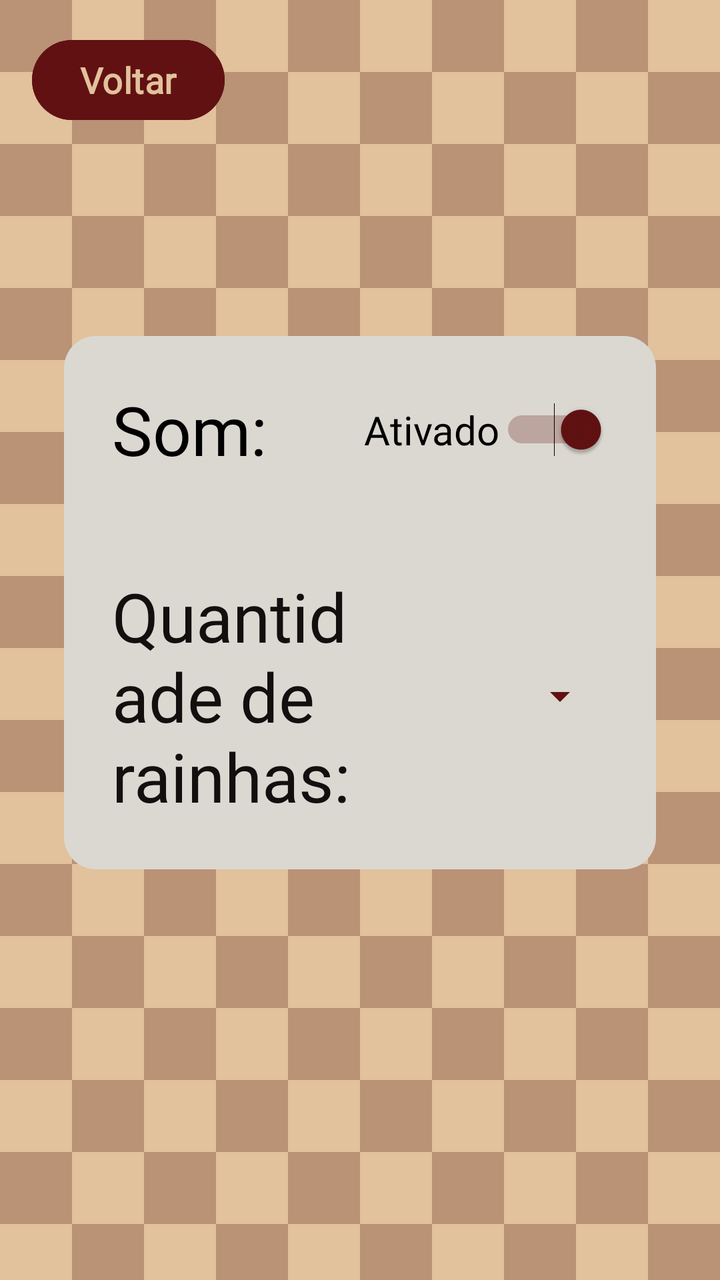
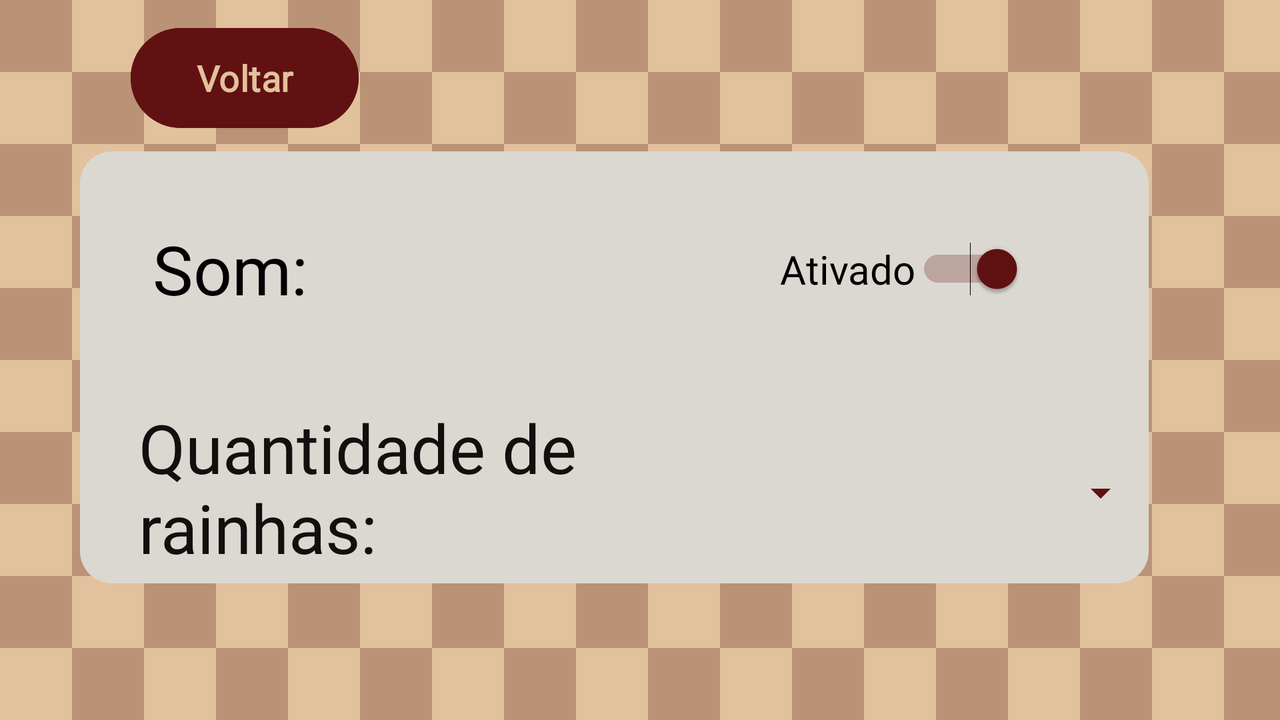

An Android layout and its configuration variant, each rendered on a device that would load it. The default file and the variant file are quoted in full after the pictures.
<!-- AndroidManifest.xml: application theme Theme.NRainhas -->
<!-- res/layout/activity_tela_configs.xml -->
<?xml version="1.0" encoding="utf-8"?>
<androidx.constraintlayout.widget.ConstraintLayout xmlns:android="http://schemas.android.com/apk/res/android"
    xmlns:app="http://schemas.android.com/apk/res-auto"
    xmlns:tools="http://schemas.android.com/tools"
    android:layout_width="match_parent"
    android:layout_height="match_parent"
    android:background="@drawable/fundo"
    tools:context=".TelaConfigs">

    <Button
        android:id="@+id/btnVoltar"
        android:layout_width="wrap_content"
        android:layout_height="wrap_content"
        android:layout_marginStart="16dp"
        android:layout_marginTop="16dp"
        android:backgroundTint="@color/vinho"
        android:fontFamily="@font/almendra"
        android:text="@string/Voltar"
        android:textColor="@color/bege"
        android:textSize="18sp"
        android:textStyle="bold"
        app:layout_constraintStart_toStartOf="parent"
        app:layout_constraintTop_toTopOf="parent" />

    <androidx.constraintlayout.widget.ConstraintLayout
        android:id="@+id/card_configs"
        android:layout_width="0dp"
        android:layout_height="wrap_content"
        android:layout_marginStart="32dp"
        android:layout_marginEnd="32dp"
        android:background="@drawable/card_background"
        android:padding="24dp"
        app:layout_constraintBottom_toBottomOf="parent"
        app:layout_constraintEnd_toEndOf="parent"
        app:layout_constraintStart_toStartOf="parent"
        app:layout_constraintTop_toTopOf="parent"
        app:layout_constraintVertical_bias="0.45">

        <TextView
            android:id="@+id/textView4"
            android:layout_width="0dp"
            android:layout_height="wrap_content"
            android:fontFamily="@font/almendra"
            android:text="@string/som"
            android:textColor="@color/black"
            android:textSize="34sp"
            app:layout_constraintEnd_toStartOf="@+id/swSom"
            app:layout_constraintHorizontal_chainStyle="spread_inside"
            app:layout_constraintStart_toStartOf="parent"
            app:layout_constraintTop_toTopOf="parent" />

        <Switch
            android:id="@+id/swSom"
            android:layout_width="wrap_content"
            android:layout_height="wrap_content"
            android:checked="true"
            android:fontFamily="@font/almendra"
            android:text="@string/ativar"
            android:textColor="@color/black"
            android:textSize="20sp"
            android:thumbTint="@color/vinho"
            android:trackTint="@color/vinho"
            app:layout_constraintBottom_toBottomOf="@+id/textView4"
            app:layout_constraintEnd_toEndOf="parent"
            app:layout_constraintStart_toEndOf="@+id/textView4"
            app:layout_constraintTop_toTopOf="@+id/textView4" />

        <TextView
            android:id="@+id/textView5"
            android:layout_width="0dp"
            android:layout_height="wrap_content"
            android:layout_marginTop="48dp"
            android:fontFamily="@font/almendra"
            android:text="@string/qtdRainhas"
            android:textColor="@color/preto"
            android:textSize="34sp"
            app:layout_constraintEnd_toStartOf="@+id/spQtdRainhas"
            app:layout_constraintHorizontal_chainStyle="spread_inside"
            app:layout_constraintStart_toStartOf="parent"
            app:layout_constraintTop_toBottomOf="@+id/textView4" />

        <Spinner
            android:id="@+id/spQtdRainhas"
            android:layout_width="0dp"
            android:layout_height="wrap_content"
            android:backgroundTint="@color/vinho"
            app:layout_constraintBottom_toBottomOf="@+id/textView5"
            app:layout_constraintEnd_toEndOf="parent"
            app:layout_constraintStart_toEndOf="@+id/textView5"
            app:layout_constraintTop_toTopOf="@+id/textView5" />

    </androidx.constraintlayout.widget.ConstraintLayout>

</androidx.constraintlayout.widget.ConstraintLayout>
<!-- resources referenced by this layout -->
<resources>
  <color name="bege">#e2c19d</color>
  <color name="black">#FF000000</color>
  <color name="preto">#11100f</color>
  <color name="vinho">#611112</color>
  <!-- drawable card_background (drawable) -->
  <?xml version="1.0" encoding="utf-8"?>
  <shape xmlns:android="http://schemas.android.com/apk/res/android"
      android:shape="rectangle">
      <solid android:color="@color/bege_claro" /> <corners android:radius="16dp" /> </shape>
  <!-- drawable fundo: png bitmap (drawable, 15092 bytes) -->
  <string name="Voltar">Voltar</string>
  <string name="ativar">Ativado</string>
  <string name="qtdRainhas">Quantidade de rainhas: </string>
  <string name="som">Som: </string>
  <style name="Theme.NRainhas" parent="Base.Theme.NRainhas">
          <item name="android:statusBarColor" tools:targetApi="l">@color/bege</item>
      </style>
  <color name="bege_claro">#dbd8d1</color>
  <style name="Base.Theme.NRainhas" parent="Theme.Material3.DayNight.NoActionBar">
          
          
          <item name="android:statusBarColor" tools:targetApi="l">@color/bege</item>
      </style>
</resources>
<!-- res/layout-land/activity_tela_configs.xml (the repository's variant of the layout above) -->
<!-- drawn on the phone turned sideways -->
<?xml version="1.0" encoding="utf-8"?>
<androidx.constraintlayout.widget.ConstraintLayout xmlns:android="http://schemas.android.com/apk/res/android"
    xmlns:app="http://schemas.android.com/apk/res-auto"
    xmlns:tools="http://schemas.android.com/tools"
    android:layout_width="match_parent"
    android:layout_height="match_parent"
    android:background="@drawable/fundo_responsivo"
    tools:context=".TelaConfigs">

    <View
        android:id="@+id/view3"
        android:layout_width="0dp"
        android:layout_height="0dp"
        android:layout_marginHorizontal="40dp"
        android:background="@drawable/card_background"
        app:layout_constraintBottom_toTopOf="@+id/guideline10"
        app:layout_constraintEnd_toStartOf="@+id/guideline6"
        app:layout_constraintStart_toStartOf="parent"
        app:layout_constraintTop_toTopOf="@+id/guideline" />

    <androidx.constraintlayout.widget.Guideline
        android:id="@+id/guideline"
        android:layout_width="wrap_content"
        android:layout_height="0dp"
        android:orientation="horizontal"
        app:layout_constraintGuide_percent="0.21" />

    <androidx.constraintlayout.widget.Guideline
        android:id="@+id/guideline2"
        android:layout_width="wrap_content"
        android:layout_height="wrap_content"
        android:orientation="vertical"
        app:layout_constraintGuide_percent="0.3" />

    <androidx.constraintlayout.widget.Guideline
        android:id="@+id/guideline3"
        android:layout_width="wrap_content"
        android:layout_height="wrap_content"
        android:orientation="vertical"
        app:layout_constraintGuide_percent="0.10218978" />

    <Button
        android:id="@+id/btnVoltar"
        android:layout_width="114dp"
        android:layout_height="58dp"
        android:backgroundTint="@color/vinho"
        android:fontFamily="@font/almendra"
        android:text="@string/Voltar"
        android:textColor="@color/bege"
        android:textColorHighlight="@color/bege"
        android:textColorHint="@color/bege"
        android:textColorLink="@color/bege"
        android:textSize="18sp"
        android:textStyle="bold"
        app:layout_constraintBottom_toTopOf="@+id/view3"
        app:layout_constraintEnd_toStartOf="@+id/guideline2"
        app:layout_constraintHorizontal_bias="0.0"
        app:layout_constraintStart_toStartOf="@+id/guideline3"
        app:layout_constraintTop_toTopOf="parent"
        app:layout_constraintVertical_bias="0.571" />

    <TextView
        android:id="@+id/textView4"
        android:layout_width="wrap_content"
        android:layout_height="wrap_content"
        android:layout_marginTop="36dp"
        android:fontFamily="@font/almendra"
        android:text="@string/som"
        android:textColor="@color/black"
        android:textSize="34sp"
        app:layout_constraintEnd_toStartOf="@+id/guideline2"
        app:layout_constraintHorizontal_bias="0.225"
        app:layout_constraintStart_toStartOf="@+id/guideline3"
        app:layout_constraintTop_toTopOf="@+id/guideline" />

    <TextView
        android:id="@+id/textView5"
        android:layout_width="0dp"
        android:layout_height="0dp"
        android:layout_marginStart="4dp"
        android:layout_marginTop="44dp"
        android:fontFamily="@font/almendra"
        android:text="@string/qtdRainhas"
        android:textColor="@color/preto"
        android:textSize="34sp"
        app:layout_constraintBottom_toTopOf="@+id/guideline10"
        app:layout_constraintEnd_toStartOf="@+id/guideline4"
        app:layout_constraintHorizontal_bias="0.0"
        app:layout_constraintStart_toStartOf="@+id/guideline3"
        app:layout_constraintTop_toBottomOf="@+id/textView4"
        app:layout_constraintVertical_bias="0.0" />

    <androidx.constraintlayout.widget.Guideline
        android:id="@+id/guideline4"
        android:layout_width="wrap_content"
        android:layout_height="wrap_content"
        android:orientation="vertical"
        app:layout_constraintGuide_percent="0.57" />

    <Spinner
        android:id="@+id/spQtdRainhas"
        android:layout_width="0dp"
        android:layout_height="0dp"
        android:backgroundTint="@color/vinho"
        app:layout_constraintBottom_toBottomOf="@+id/textView5"
        app:layout_constraintEnd_toEndOf="@+id/view3"
        app:layout_constraintHorizontal_bias="0.0"
        app:layout_constraintStart_toEndOf="@+id/textView5"
        app:layout_constraintTop_toTopOf="@+id/textView5"
        app:layout_constraintVertical_bias="0.0" />

    <Switch
        android:id="@+id/swSom"
        android:layout_width="wrap_content"
        android:layout_height="wrap_content"
        android:layout_marginEnd="37dp"
        android:checked="true"
        android:fontFamily="@font/almendra"
        android:text="@string/ativar"
        android:textColor="@color/black"
        android:textSize="20sp"
        android:thumbTint="@color/vinho"
        android:trackTint="@color/vinho"
        app:layout_constraintBottom_toBottomOf="@+id/textView4"
        app:layout_constraintEnd_toEndOf="@+id/view3"
        app:layout_constraintStart_toStartOf="@+id/guideline4"
        app:layout_constraintTop_toTopOf="@+id/textView4" />

    <androidx.constraintlayout.widget.Guideline
        android:id="@+id/guideline6"
        android:layout_width="wrap_content"
        android:layout_height="wrap_content"
        android:orientation="vertical"
        app:layout_constraintGuide_percent="0.96" />

    <androidx.constraintlayout.widget.Guideline
        android:id="@+id/guideline10"
        android:layout_width="wrap_content"
        android:layout_height="wrap_content"
        android:orientation="horizontal"
        app:layout_constraintGuide_percent="0.81" />

</androidx.constraintlayout.widget.ConstraintLayout>
<!-- resources referenced by the variant -->
<!-- as the phone turned sideways resolves them -->
<resources>
  <color name="bege">#e2c19d</color>
  <color name="black">#FF000000</color>
  <color name="preto">#11100f</color>
  <color name="vinho">#611112</color>
  <!-- drawable card_background (drawable) -->
  <?xml version="1.0" encoding="utf-8"?>
  <shape xmlns:android="http://schemas.android.com/apk/res/android"
      android:shape="rectangle">
      <solid android:color="@color/bege_claro" /> <corners android:radius="16dp" /> </shape>
  <!-- drawable fundo_responsivo: png bitmap (drawable, 13024 bytes) -->
  <string name="Voltar">Voltar</string>
  <string name="ativar">Ativado</string>
  <string name="qtdRainhas">Quantidade de rainhas: </string>
  <string name="som">Som: </string>
  <style name="Theme.NRainhas" parent="Base.Theme.NRainhas">
          <item name="android:statusBarColor" tools:targetApi="l">@color/bege</item>
      </style>
  <color name="bege_claro">#dbd8d1</color>
  <style name="Base.Theme.NRainhas" parent="Theme.Material3.DayNight.NoActionBar">
          
          
          <item name="android:statusBarColor" tools:targetApi="l">@color/bege</item>
      </style>
</resources>
